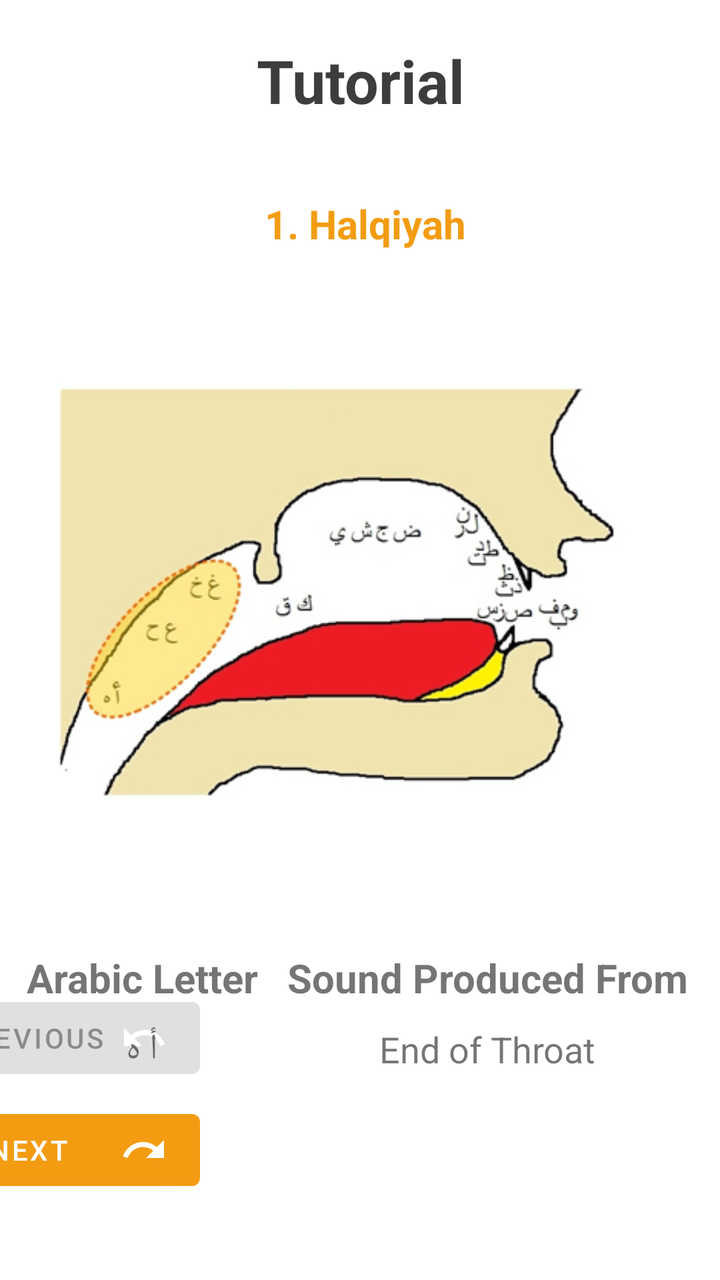
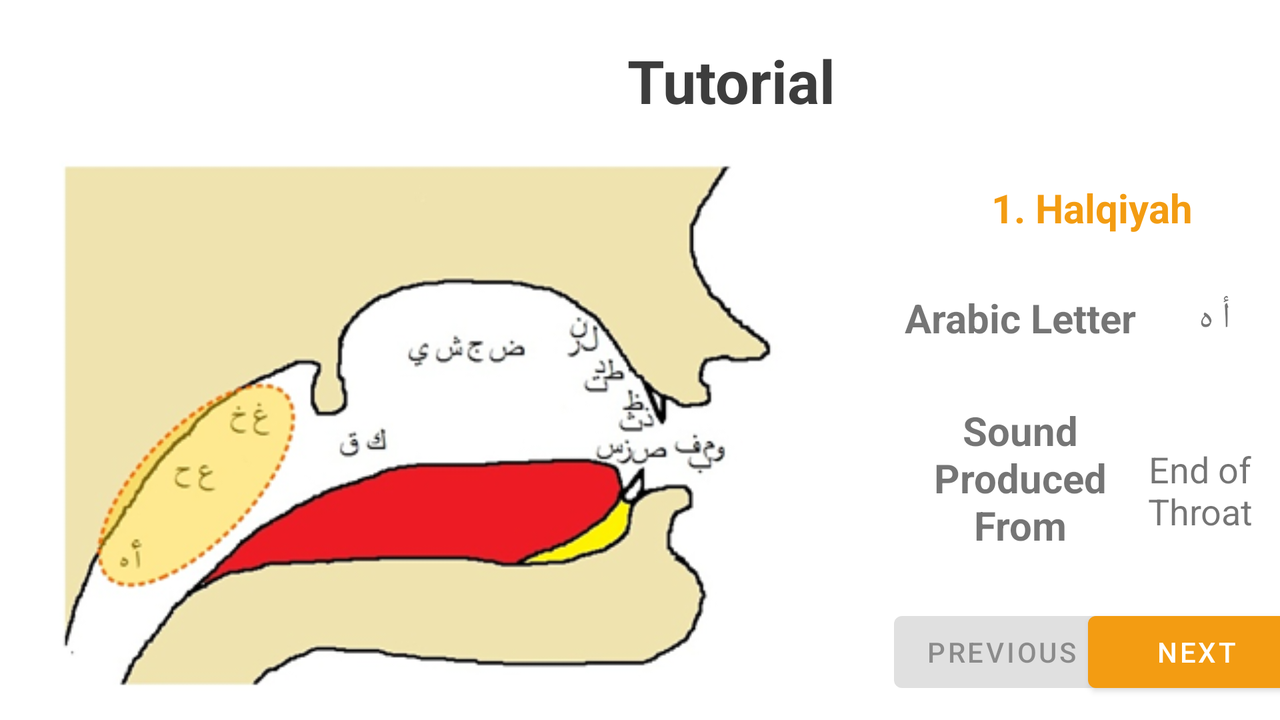

Compare how this app lays out the same screen by default and in its alternative resource folder. The renders come first, then the two layout files and the values they reference.
<!-- AndroidManifest.xml: application theme Theme.مخارجالحروف -->
<!-- res/layout/activity_tutorial_main.xml -->
<?xml version="1.0" encoding="utf-8"?>
<androidx.constraintlayout.widget.ConstraintLayout xmlns:android="http://schemas.android.com/apk/res/android"
    xmlns:app="http://schemas.android.com/apk/res-auto"
    xmlns:tools="http://schemas.android.com/tools"
    android:layout_width="match_parent"
    android:layout_height="match_parent"
    tools:context=".TutorialMain">

    <TextView
        android:id="@+id/tutorialHeader"
        android:layout_width="0dp"
        android:layout_height="wrap_content"
        android:backgroundTint="?attr/colorPrimary"
        android:gravity="center_horizontal"
        android:paddingStart="20sp"
        android:paddingTop="20sp"
        android:paddingEnd="20sp"
        android:paddingBottom="20sp"
        android:text="@string/tutorial_header"
        android:textAlignment="center"
        android:textColor="@color/dark_grey"
        android:textSize="30sp"
        android:textStyle="bold"
        app:drawableEndCompat="@drawable/ic_outline_menu_book_24"
        app:drawableStartCompat="@drawable/ic_baseline_arrow_back_ios_24"
        app:layout_constraintEnd_toEndOf="parent"
        app:layout_constraintStart_toStartOf="parent"
        app:layout_constraintTop_toTopOf="parent"
        tools:ignore="TextContrastCheck" />

    <ImageView
        android:id="@+id/currTutorialImage"
        android:layout_width="0dp"
        android:layout_height="315dp"
        android:layout_marginStart="8dp"
        android:layout_marginTop="19dp"
        android:layout_marginEnd="8dp"
        android:scaleType="fitCenter"
        app:layout_constraintEnd_toEndOf="parent"
        app:layout_constraintStart_toStartOf="parent"
        app:layout_constraintTop_toBottomOf="@+id/tutorialCountText"
        app:srcCompat="@drawable/emission1" />

    <TextView
        android:id="@+id/tutorialCountText"
        android:layout_width="wrap_content"
        android:layout_height="wrap_content"
        android:layout_marginTop="18dp"
        android:text=" 1. Halqiyah"
        android:textColor="?attr/colorPrimary"
        android:textSize="20sp"
        android:textStyle="bold"
        app:layout_constraintEnd_toEndOf="parent"
        app:layout_constraintStart_toStartOf="parent"
        app:layout_constraintTop_toBottomOf="@+id/tutorialHeader" />

    <Button
        android:id="@+id/nextTutorialBtn"
        android:layout_width="0dp"
        android:layout_height="wrap_content"
        android:layout_marginBottom="41dp"
        android:drawableEnd="@drawable/ic_baseline_redo_24"
        android:text="Next"
        app:layout_constraintBottom_toBottomOf="parent"
        app:layout_constraintEnd_toEndOf="@+id/prevTutorialBtn"
        app:layout_constraintHorizontal_bias="0.0"
        app:layout_constraintStart_toStartOf="@+id/prevTutorialBtn" />

    <Button
        android:id="@+id/prevTutorialBtn"
        android:layout_width="wrap_content"
        android:layout_height="wrap_content"
        android:layout_marginEnd="260dp"
        android:layout_marginBottom="8dp"
        android:drawableEnd="@drawable/ic_baseline_undo_24"
        android:enabled="false"
        android:text="Previous"
        app:layout_constraintBottom_toTopOf="@+id/nextTutorialBtn"
        app:layout_constraintEnd_toEndOf="parent" />

    <TextView
        android:id="@+id/textView3"
        android:layout_width="wrap_content"
        android:layout_height="wrap_content"
        android:layout_marginStart="8dp"
        android:layout_marginTop="11dp"
        android:layout_weight="2"
        android:padding="5sp"
        android:text="Arabic Letter"
        android:textAlignment="center"
        android:textSize="20sp"
        android:textStyle="bold"
        app:layout_constraintStart_toStartOf="parent"
        app:layout_constraintTop_toBottomOf="@+id/currTutorialImage" />

    <TextView
        android:id="@+id/textView4"
        android:layout_width="wrap_content"
        android:layout_height="wrap_content"
        android:layout_marginTop="11dp"
        android:layout_marginEnd="11dp"
        android:layout_weight="1"
        android:padding="5sp"
        android:text="Sound Produced From"
        android:textAlignment="center"
        android:textSize="20sp"
        android:textStyle="bold"
        app:layout_constraintEnd_toEndOf="parent"
        app:layout_constraintTop_toBottomOf="@+id/currTutorialImage" />

    <TextView
        android:id="@+id/letterText"
        android:layout_width="0dp"
        android:layout_height="wrap_content"
        android:layout_marginTop="5dp"
        android:layout_weight="2"
        android:text="أ ہ"
        android:textAlignment="center"
        android:textSize="18sp"
        app:layout_constraintEnd_toEndOf="@+id/textView3"
        app:layout_constraintStart_toStartOf="@+id/textView3"
        app:layout_constraintTop_toBottomOf="@+id/textView3" />

    <TextView
        android:id="@+id/soundText"
        android:layout_width="0dp"
        android:layout_height="wrap_content"
        android:layout_marginTop="5dp"
        android:layout_weight="1"
        android:text="End of Throat"
        android:textAlignment="center"
        android:textSize="18sp"
        app:autoSizeMaxTextSize="18sp"
        app:autoSizeMinTextSize="12sp"
        app:layout_constraintEnd_toEndOf="@+id/textView4"
        app:layout_constraintStart_toStartOf="@+id/textView4"
        app:layout_constraintTop_toBottomOf="@+id/textView4" />

</androidx.constraintlayout.widget.ConstraintLayout>
<!-- resources referenced by this layout -->
<resources>
  <color name="dark_grey">#3d3d3d</color>
  <!-- drawable emission1: png bitmap (drawable, 62626 bytes) -->
  <!-- drawable ic_baseline_redo_24 (drawable) -->
  <vector android:autoMirrored="true" android:height="24dp"
      android:tint="?attr/colorOnPrimary" android:viewportHeight="24"
      android:viewportWidth="24" android:width="24dp" xmlns:android="http://schemas.android.com/apk/res/android">
      <path android:fillColor="@android:color/white" android:pathData="M18.4,10.6C16.55,8.99 14.15,8 11.5,8c-4.65,0 -8.58,3.03 -9.96,7.22L3.9,16c1.05,-3.19 4.05,-5.5 7.6,-5.5 1.95,0 3.73,0.72 5.12,1.88L13,16h9V7l-3.6,3.6z"/>
  </vector>
  <!-- drawable ic_baseline_undo_24 (drawable) -->
  <vector android:autoMirrored="true" android:height="24dp"
      android:tint="?attr/colorOnPrimary" android:viewportHeight="24"
      android:viewportWidth="24" android:width="24dp" xmlns:android="http://schemas.android.com/apk/res/android">
      <path android:fillColor="@android:color/white" android:pathData="M12.5,8c-2.65,0 -5.05,0.99 -6.9,2.6L2,7v9h9l-3.62,-3.62c1.39,-1.16 3.16,-1.88 5.12,-1.88 3.54,0 6.55,2.31 7.6,5.5l2.37,-0.78C21.08,11.03 17.15,8 12.5,8z"/>
  </vector>
  <string name="tutorial_header">Tutorial</string>
  <style name="Theme.مخارجالحروف" parent="Theme.MaterialComponents.DayNight.NoActionBar">
          
          <item name="colorPrimary">@color/orange</item>
          <item name="colorPrimaryVariant">@color/coral</item>
          <item name="colorOnPrimary">@color/white</item>
          
          <item name="colorSecondary">@color/teal_200</item>
          <item name="colorSecondaryVariant">@color/teal_700</item>
          <item name="colorOnSecondary">@color/black</item>
          
          <item name="android:statusBarColor" tools:targetApi="l">?attr/colorPrimaryVariant</item>
          
      </style>
  <color name="orange">#f39c12</color>
  <color name="coral">#e67e22</color>
  <color name="white">#FFFFFFFF</color>
  <color name="teal_200">#FF03DAC5</color>
  <color name="teal_700">#FF018786</color>
  <color name="black">#FF000000</color>
</resources>
<!-- res/layout-land/activity_tutorial_main.xml (the repository's variant of the layout above) -->
<!-- drawn on the phone turned sideways -->
<?xml version="1.0" encoding="utf-8"?>
<androidx.constraintlayout.widget.ConstraintLayout xmlns:android="http://schemas.android.com/apk/res/android"
    xmlns:app="http://schemas.android.com/apk/res-auto"
    xmlns:tools="http://schemas.android.com/tools"
    android:layout_width="match_parent"
    android:layout_height="match_parent"
    tools:context=".TutorialMain">

    <TextView
        android:id="@+id/tutorialHeader"
        android:layout_width="731dp"
        android:layout_height="wrap_content"
        android:backgroundTint="?attr/colorPrimary"
        android:gravity="center_horizontal"
        android:paddingStart="20sp"
        android:paddingTop="20sp"
        android:paddingEnd="20sp"
        android:paddingBottom="20sp"
        android:text="@string/tutorial_header"
        android:textAlignment="center"
        android:textColor="@color/dark_grey"
        android:textSize="30sp"
        android:textStyle="bold"
        app:drawableEndCompat="@drawable/ic_outline_menu_book_24"
        app:drawableStartCompat="@drawable/ic_baseline_arrow_back_ios_24"
        app:layout_constraintStart_toStartOf="parent"
        app:layout_constraintTop_toTopOf="parent"
        tools:ignore="TextContrastCheck" />

    <ImageView
        android:id="@+id/currTutorialImage"
        android:layout_width="wrap_content"
        android:layout_height="315dp"
        android:scaleType="fitCenter"
        app:layout_constraintBottom_toBottomOf="parent"
        app:layout_constraintEnd_toStartOf="@+id/textView3"
        app:layout_constraintStart_toStartOf="parent"
        app:layout_constraintTop_toBottomOf="@+id/tutorialHeader"
        app:srcCompat="@drawable/emission1" />

    <TextView
        android:id="@+id/tutorialCountText"
        android:layout_width="wrap_content"
        android:layout_height="wrap_content"
        android:layout_marginTop="10dp"
        android:text=" 1. Halqiyah"
        android:textColor="?attr/colorPrimary"
        android:textSize="20sp"
        android:textStyle="bold"
        app:layout_constraintEnd_toEndOf="parent"
        app:layout_constraintStart_toEndOf="@+id/currTutorialImage"
        app:layout_constraintTop_toBottomOf="@+id/tutorialHeader" />

    <Button
        android:id="@+id/nextTutorialBtn"
        android:layout_width="141dp"
        android:layout_height="wrap_content"
        android:layout_marginStart="2dp"
        android:layout_marginBottom="10dp"
        android:drawableEnd="@drawable/ic_baseline_redo_24"
        android:text="Next"
        app:layout_constraintBottom_toBottomOf="parent"
        app:layout_constraintEnd_toEndOf="parent"
        app:layout_constraintStart_toEndOf="@+id/prevTutorialBtn" />

    <Button
        android:id="@+id/prevTutorialBtn"
        android:layout_width="wrap_content"
        android:layout_height="wrap_content"
        android:layout_marginBottom="10dp"
        android:drawableEnd="@drawable/ic_baseline_undo_24"
        android:enabled="false"
        android:text="Previous"
        app:layout_constraintBottom_toBottomOf="parent"
        app:layout_constraintStart_toEndOf="@+id/currTutorialImage" />

    <TextView
        android:id="@+id/textView3"
        android:layout_width="wrap_content"
        android:layout_height="wrap_content"
        android:layout_marginTop="23dp"
        android:layout_marginEnd="15dp"
        android:layout_weight="2"
        android:padding="5sp"
        android:text="Arabic Letter"
        android:textAlignment="center"
        android:textSize="20sp"
        android:textStyle="bold"
        app:layout_constraintEnd_toStartOf="@+id/letterText"
        app:layout_constraintStart_toEndOf="@+id/currTutorialImage"
        app:layout_constraintTop_toBottomOf="@+id/tutorialCountText" />

    <TextView
        android:id="@+id/textView4"
        android:layout_width="0dp"
        android:layout_height="wrap_content"
        android:layout_marginTop="45dp"
        android:layout_marginBottom="47dp"
        android:layout_weight="1"
        android:padding="5sp"
        android:text="Sound Produced From"
        android:textAlignment="center"
        android:textSize="20sp"
        android:textStyle="bold"
        app:layout_constraintBottom_toTopOf="@+id/prevTutorialBtn"
        app:layout_constraintEnd_toEndOf="@+id/textView3"
        app:layout_constraintStart_toStartOf="@+id/textView3"
        app:layout_constraintTop_toBottomOf="@+id/textView3" />

    <TextView
        android:id="@+id/letterText"
        android:layout_width="0dp"
        android:layout_height="wrap_content"
        android:layout_marginEnd="13dp"
        android:layout_weight="2"
        android:text="أ ہ"
        android:textAlignment="center"
        android:textSize="18sp"
        app:layout_constraintBottom_toBottomOf="@+id/textView3"
        app:layout_constraintEnd_toEndOf="parent"
        app:layout_constraintStart_toEndOf="@+id/textView3"
        app:layout_constraintTop_toTopOf="@+id/textView3" />

    <TextView
        android:id="@+id/soundText"
        android:layout_width="0dp"
        android:layout_height="wrap_content"
        android:layout_weight="1"
        android:text="End of Throat"
        android:textAlignment="center"
        android:textSize="18sp"
        app:autoSizeMaxTextSize="18sp"
        app:autoSizeMinTextSize="12sp"
        app:layout_constraintBottom_toBottomOf="@+id/textView4"
        app:layout_constraintEnd_toEndOf="@+id/letterText"
        app:layout_constraintHorizontal_bias="1.0"
        app:layout_constraintStart_toEndOf="@+id/textView3"
        app:layout_constraintTop_toTopOf="@+id/textView4"
        app:layout_constraintVertical_bias="0.666" />

</androidx.constraintlayout.widget.ConstraintLayout>
